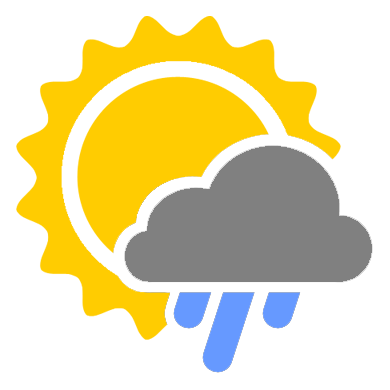
#> input picture img/favicon/favicon.orig.png, 390 x 390 px
$ python generate.py   (Python 2 division)   (older library calls are emulated)
#> lines starting #> are read from the running program, lines starting #| are printed output that depends on the picture
from PIL import Image

if __name__ == "__main__":
    infile = "favicon.orig.png"
    outfile = {
        "android-chrome-512x512.png": (512, 512),
        "android-chrome-384x384.png": (384, 384),
        "android-chrome-256x256.png": (256, 256),
        "android-chrome-192x192.png": (192, 192),
        "android-chrome-144x144.png": (144, 144),
        "android-chrome-36x36.png": (36, 36),
        "android-chrome-48x48.png": (48, 48),
        "android-chrome-72x72.png": (72, 72),
        "android-chrome-96x96.png": (96, 96),
        "apple-touch-icon-114x114.png": (114, 114),
        "apple-touch-icon-120x120.png": (120, 120),
        "apple-touch-icon-144x144.png": (144, 144),
        "apple-touch-icon-152x152.png": (152, 152),
        "apple-touch-icon-180x180.png": (180, 180),
        "apple-touch-icon-57x57.png": (57, 57),
        "apple-touch-icon-60x60.png": (60, 60),
        "apple-touch-icon-72x72.png": (72, 72),
        "apple-touch-icon-76x76.png": (76, 76),
        "apple-touch-icon.png": (180, 180),
        "apple-touch-icon-precomposed.png": (180, 180),
        "favicon-16x16.png": (16, 16),
        "favicon-32x32.png": (32, 32),
        "favicon-96x96.png": (96, 96),
        "favicon.ico": (48, 48),
        "mstile-144x144.png": (144, 144),
        "mstile-150x150.png": (150, 150),
        "mstile-310x150.png": (310, 150),
        "mstile-310x310.png": (310, 310),
        "mstile-70x70.png": (70, 70),
    }

    orig = Image.open(infile)
#> orig is the input picture: PIL image 390x390 RGBA; mean R, G, B, A 89.9, 78.1, 28.2, 111.8

    for filename, size in outfile.iteritems():
        try:
            im = orig.copy()
            im.thumbnail(size, Image.ANTIALIAS)
            im.save(filename, "PNG")
        except IOError:
            print "cannot create thumbnail for '%s'" % infile
#> this loop made 29 passes
#> pass 2, `im.save(filename, "PNG")`:
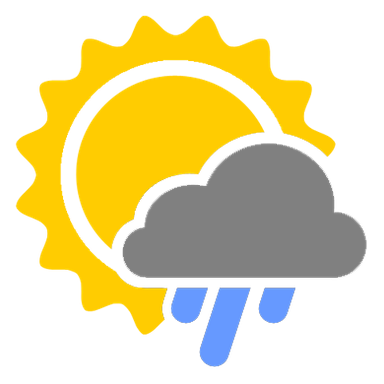
#> saved as android-chrome-384x384.png: PIL image 384x384 RGBA; mean R, G, B, A 94, 81.7, 29.2, 111.8; transparent parts drawn white
#> after the loop:
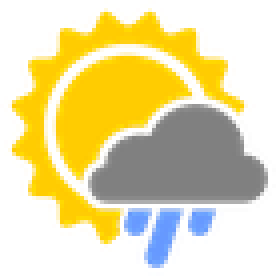
#> im: PIL image 70x70 RGBA (shown 4 times larger); mean R, G, B, A 112.7, 99, 34.8, 111.8; transparent parts drawn white
